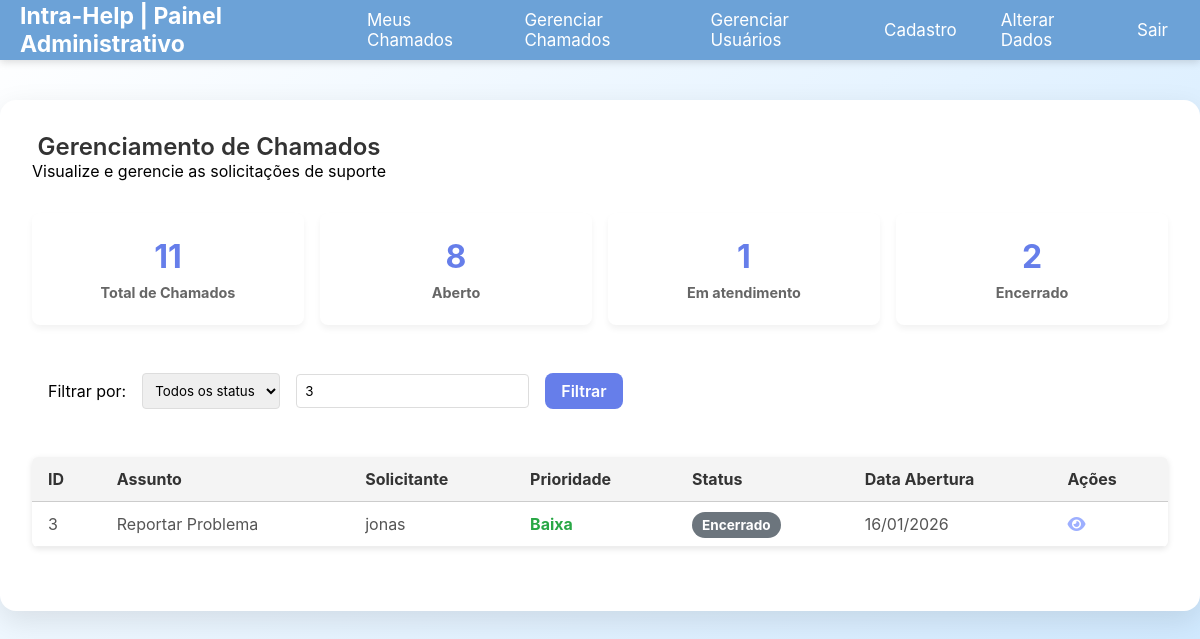
/views/painelTecnico.php?busca=3 (signed in), run on the app's committed database.
### tables this page shows
CREATE TABLE "chamados" (
	"numero"	INTEGER NOT NULL,
	"solicitante_id"	INTEGER NOT NULL,
	"descricao"	TEXT NOT NULL,
	"responsavel_id"	INTEGER DEFAULT 1,
	"status"	TEXT DEFAULT "Aberto",
	"data_criacao"	TEXT DEFAULT current_timestamp, titulo text default "Reportar Problema", prioridade text default "Baixa",
	PRIMARY KEY("numero"),
	CONSTRAINT "fk_responsavel" FOREIGN KEY("responsavel_id") REFERENCES "usuarios"("usuario_id"),
	CONSTRAINT "fk_solicitante" FOREIGN KEY("solicitante_id") REFERENCES "usuarios"("usuario_id")
);

### models/chamados.php (called while the page is built, shortened)
<?php
function todosChamados($status = '', $busca = ''){
    $pdo = conectarDB();
    $sql = "SELECT c.numero, u.nome as solicitante, c.descricao, us.nome as responsavel, c.status, c.data_criacao, c.prioridade, c.titulo
            FROM chamados c
            INNER JOIN usuarios u
            ON solicitante_id = u.usuario_id
            INNER JOIN usuarios us
            ON responsavel_id = us.usuario_id
            WHERE 1=1";
    $params = [];
    $busca = trim($busca);
    if (!empty($busca)) {
        if (is_numeric($busca)) {
            $sql .= " AND (c.numero = ? OR c.titulo LIKE ?)";
            $params[] = (int)$busca;
            $params[] = "%$busca%";
        } else {
            $sql .= " AND c.titulo LIKE ?";
            $params[] = "%$busca%";
        }
    }
    $stmt = $pdo->prepare($sql);
    $stmt->execute($params);
    return $stmt->fetchAll(PDO::FETCH_ASSOC);
}
function contagemTodosChamadosPorStatus(){
    $pdo = conectarDB();
    $sql = "SELECT status, count(status) as Total FROM chamados c
            GROUP BY status";
    $stmt = $pdo->prepare($sql);
    $stmt->execute();
    return $stmt->fetchAll(PDO::FETCH_ASSOC);
}
function contagemTodosChamados() : int{
    $pdo = conectarDB();
    $sql = "SELECT COUNT(status) as Total FROM chamados";
    $stmt = $pdo->prepare($sql);
    $stmt->execute();
    return (int)$stmt->fetchColumn();
}

### views/painelTecnico.php (the view, shortened to what this page needs)
<?php
    require_once dirname(__DIR__) . '/models/chamados.php';
    $statusFiltro = $_GET['status'] ?? '';
    $buscaFiltro = $_GET['busca'] ?? '';
    $chamados = todosChamados($statusFiltro, $buscaFiltro);
    $contagemStatus = contagemTodosChamadosPorStatus();
    $totalChamados = contagemTodosChamados();
?>
<!DOCTYPE html>
<html lang="pt-br">
<head>
    <link rel="stylesheet" href="../theme.css">
    <link rel="stylesheet" href="../style.css">
    <link rel="stylesheet" href="./painelTecnico.css">
    <link rel="stylesheet" href="https://cdnjs.cloudflare.com/ajax/libs/font-awesome/6.5.0/css/all.min.css">
</head>
<body>
    <?php
    include 'menu.php';
    ?>
    <div class="main-content">
        <div class="container">
            <div class="header-painel">
                <div>
                    <h2>Gerenciamento de Chamados</h2>
                    <p>Visualize e gerencie as solicitações de suporte</p>
                </div>
            </div>
            <div class="stats-cards">
                <div class="card">
                    <h3><?= $totalChamados ?></h3>
                    <p>Total de Chamados</p>
                </div>
                <?php foreach($contagemStatus as $c):?>
                <div class="card">
                    <h3><?= $c['Total'] ?></h3>
                    <p><?= $c['status'] ?></p>
                </div>
                <?php endforeach?>
            </div>
            <form method="GET" action="">
                <div class="filters">
                    <span>Filtrar por:</span>
                    <select name="status">
                        <option value="">Todos os status</option>
                    </select>
                    <input type="text" name="busca" value="<?= htmlspecialchars($buscaFiltro) ?>" placeholder="Buscar por ID ou Assunto...">
                    <button class="filters-btn btn" >Filtrar</button>
                </div>
            </form>
            <table class="data-table" style="max-width: 100%;">
                <thead>
                    <tr>
                        <th>ID</th>
                        <th>Assunto</th>
                        <th>Solicitante</th>
                        <th>Prioridade</th>
                        <th>Status</th>
                        <th>Data Abertura</th>
                        <th>Ações</th>
                    </tr>
                </thead>
                <tbody>
                    <?php foreach($chamados as $ch): ?>
                    <tr>
                        <td><?= $ch['numero'] ?></td>
                        <td><?= $ch['titulo'] ?></td>
                        <td><?= $ch['solicitante'] ?></td>
                        <td><span class="span-<?= $ch['prioridade'] ?>"><?= $ch['prioridade'] ?></span></td>
                        <td><span class="badge badge-<?= $ch['status'] ?>"><?= $ch['status'] ?></span></td>
                        <td><?= date('d/m/Y', strtotime($ch['data_criacao'])) ?></td>
                        <td>
                            <a href="../views/verChamado.php?id=<?= $ch['numero'] ?>" title="Visualizar">
                                <i class="fa-solid fa-eye"></i>
                            </a>
                        </td>
                    </tr>
                    <?php endforeach ?>
                </tbody>
            </table>
        </div>
    </div>
</body>
</html>

### theme.css (style rules this page uses)
:root { --primary: #667eea; --primary-hover: #5a67d8; --text-main: #111; --text-muted: #666; --text-soft: #555; --thead: #f4f4f4; --bg-page: #f5f6fa; --bg-card: #ffffff; --bg-soft: #f5f7fa; --bg-soft-2: #f9fbff; --border: #d1d5db; --border-soft: #e1e7f0; --blue: #007bff; --gray: #6c757d; --yellow: #ffc107; --green: #28a745; --red: #dc3545; --orange: orange; --success-bg: #e6fffa; --error-bg: #fed7d7; --link:#9dafff; --shadow-focus: rgba(102, 126, 234, 0.2); }

### style.css (style rules this page uses)
* { box-sizing: border-box; margin: 0; padding: 0; font-family: 'Inter', sans-serif; }
body { background: linear-gradient(135deg, #fff, #cbe7ff); min-height: 100svh; }
.main-content { display: flex; justify-content: center; align-items: center; margin-top: 80px; padding: 20px; }
.container { background: #fff; padding: 2rem; border-radius: 1rem; box-shadow: 0 10px 30px rgba(0, 0, 0, 0.1); min-width: 450px; }
.container:has(table) { min-width: 1200px; }
h2 { text-align: center; margin-bottom: 1.5rem; font-weight: 600; color: #333; }
.btn { width: 100%; padding: 0.75rem 1rem; background-color: #667eea; color: white; border: none; border-radius: 0.5rem; font-size: 1rem; font-weight: 600; cursor: pointer; transition: background 0.3s ease; }
a { color: var(--link); text-decoration: none; margin: auto; }
.data-table { width: 100%; min-width: 1000px; margin: 2rem auto; border-collapse: collapse; font-family: Arial, sans-serif; font-size: 16px; background-color: #fff; box-shadow: 0 2px 6px rgba(0, 0, 0, 0.1); border-radius: 6px; overflow: hidden; }
.data-table thead { background-color: var(--thead); }
.data-table thead th { text-align: left; padding: 12px 16px; border-bottom: 1px solid #ccc; color: #333; font-weight: bold; }
.data-table tbody td { padding: 12px 16px; border-bottom: 1px solid #eee; color: #555; }

### views/painelTecnico.css (style rules this page uses)
body { min-height: 100svh; }
.main-content { margin-top: 80px; padding: 20px; display: flex; justify-content: center; }
.container { min-width: 1200px; margin: 0 auto; }
.header-painel { display: flex; justify-content: space-between; align-items: center; margin-bottom: 2rem; flex-wrap: wrap; gap: 1rem; }
.stats-cards { display: grid; grid-template-columns: repeat(auto-fit, minmax(200px, 1fr)); gap: 1rem; margin-bottom: 2rem; }
.card { background: #fff; padding: 1.5rem; border-radius: 8px; box-shadow: 0 4px 6px rgba(0,0,0,0.05); text-align: center; }
.card h3 { font-size: 2rem; margin-bottom: 0.5rem; color: #667eea; }
.card p { color: #666; font-size: 0.9rem; font-weight: bold; }
.badge { padding: 5px 10px; border-radius: 15px; font-size: 0.85rem; font-weight: bold; color: white; }
.badge-Encerrado { background-color: #6c757d; }
.filters-btn { width: auto; padding: 0.5rem 1rem; }
.filters { background: #fff; padding: 1rem; border-radius: 8px; margin-bottom: 1rem; display: flex; gap: 1rem; align-items: center; }
.filters select, .filters input { padding: 0.5rem; border: 1px solid #ddd; border-radius: 4px; }
h2 { margin: 0; }
.span-Baixa { color: #28a745; font-weight: bold; }

### data on the page
chamados: numero "3", titulo "Reportar Problema", solicitante "jonas", prioridade "Baixa", status "Encerrado", data_criacao "16/01/2026"

### other printed values
$totalChamados "11"
$c['Total'] "8"
$c['status'] "Aberto"
$c['Total'] "1"
$c['status'] "Em atendimento"
$c['Total'] "2"
$c['status'] "Encerrado"
